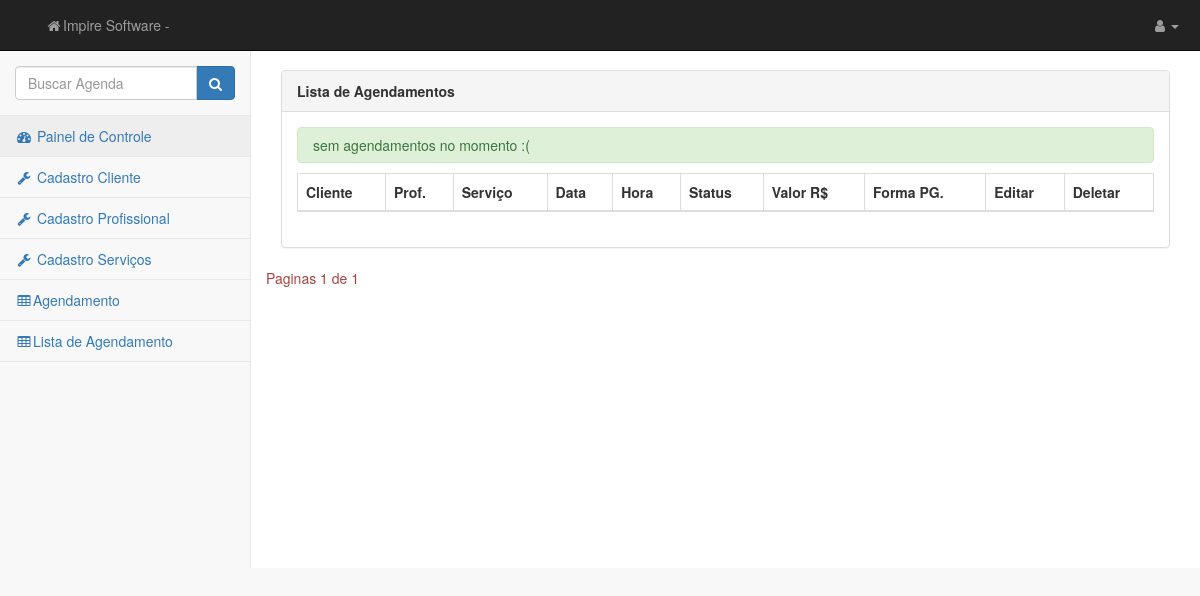
The app's page /core/lista/ (signed in), older data.
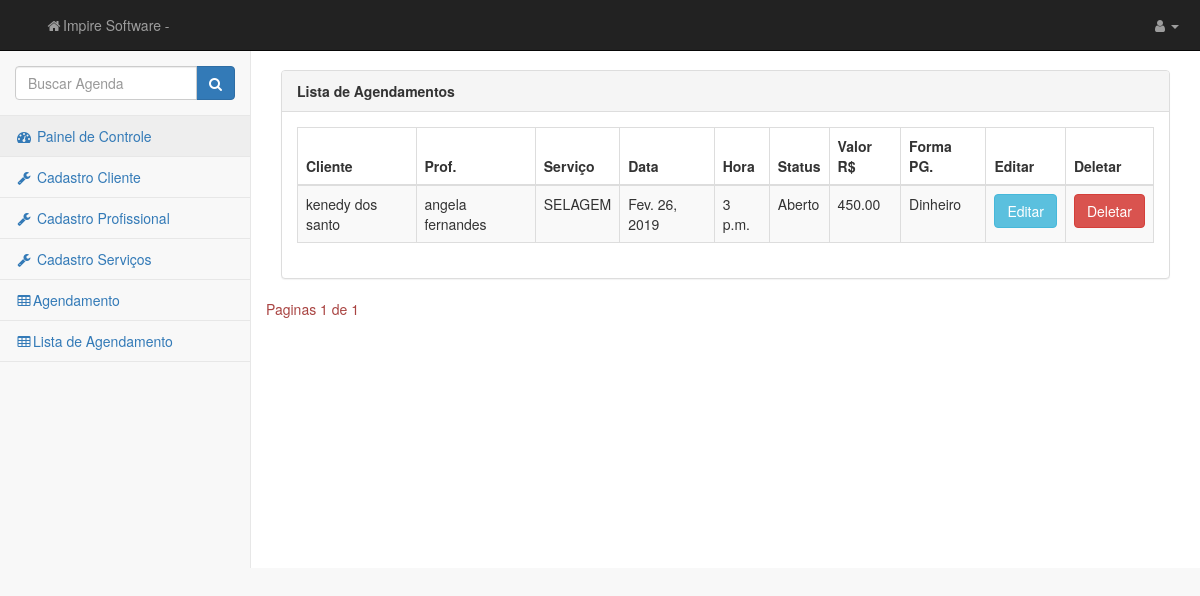
The same page, newer data.
### agenda/models.py (models this page shows, shortened)
class Agenda(models.Model):
	cliente = models.ForeignKey(Person, on_delete=models.CASCADE,null=True,blank=True)
	profissional = models.ForeignKey(Prof, on_delete=models.CASCADE,null=True,blank=True)
	servico = models.ForeignKey(Service, on_delete=models.CASCADE,null=True,blank=True)
	data = models.DateField(auto_now_add=False, null=True)
	hora = models.TimeField(auto_now_add=False, null=True)
	statu = (
		('A', 'Aberto'),
		('E', 'Andamento'),
		('F', 'Fechado'),
		)
	status = models.CharField('Status', max_length=1, choices=statu, null=True,blank=True)
	preco = models.DecimalField('Preço', max_digits=7, decimal_places=2,null=True,blank=True)
	pag = (
    	('D', 'Dinheiro'),
    	('CD', 'Cartão Debito'),
    	('CC', 'Cartão Credito'),
    	)
	pagamento = models.CharField('Pagamento', max_length=2, choices=pag, null=True,blank=True)
	class Meta:
		verbose_name_plural = 'Agenda'
		verbose_name = 'Agenda'

### cliente/models.py (models this page shows)
class Person(models.Model):
	nome = models.CharField('Nome', max_length=100,blank=True)
	cpf = models.CharField('CPF', max_length=14,blank=True)
	telefone = models.CharField('Telefone', max_length=9,blank=True)
	class Meta:
		verbose_name_plural = 'Clentes'
		verbose_name = 'Clente'
	def __str__(self):
		return "%s" % self.nome

### profissional/models.py (models this page shows)
class Prof(models.Model):
	nome = models.CharField('Profissional', max_length=100,blank=True)
	telefone = models.CharField('Telefone', max_length=9,blank=True)
	class Meta:
		verbose_name = 'Profissional'
		verbose_name_plural = 'Profissional'
	def __str__(self):
		return self.nome

class Service(models.Model):
	nome = models.CharField('Seviço', max_length=100)
	pag = (
    	('D', 'Dinheiro'),
    	('CD', 'Cartão Debito'),
    	('CC', 'Cartão Credito'),
    	)
	pagamento = models.CharField('Pagamento', max_length=2, choices=pag,blank=True)
	class Meta:
		verbose_name = 'Serviço'
		verbose_name_plural = 'Serviços'
	def __str__(self):
		return self.nome

### core/views.py (the view)
# urls.py: path('lista/', views.lista, name='lista'),
@login_required
def lista(request):
	relation = Agenda.objects.all()
	paginator = Paginator(relation,3)
	page = request.GET.get('page')
	relation = paginator.get_page(page)
	return render(request, 'core/lista.html',{'relation':relation})

### core/templates/core/lista.html (shortened to what this page needs)
{% extends "base.html" %}
{% load widget_tweaks %}
{% block body %}
<br>
<br>
 <div class="row">
 <div class="col-lg-12">
 <div class="panel panel-default">
 <div class="panel-heading">
  <strong>Lista de Agendamentos</strong>
  </div>
   <div class="panel-body">
   <div class="table-responsive">
   <table class="table table-striped table-bordered table-hover">
    <thead>
    <tr>
    <th>Cliente</th>
    <th>Prof.</th>
    <th>Serviço</th>
    <th>Data</th>
    <th>Hora</th>
    <th>Status</th>
    <th>Valor R$</th>
    <th>Forma PG.</th>
    <th>Editar</th>
    <th>Deletar</th>
    </tr>
    </thead>
    <tbody>
    {% for list in relation %}
    <tr>
    <td>{{list.cliente}}</td>
    <td>{{list.profissional}}</td>
    <td>{{list.servico}}</td>
    <td>{{list.data}}</td>
    <td>{{list.hora}}</td>
    <td>{{list.get_status_display}}</td>
    <td>{{list.preco}}</td>
    <td>{{list.get_pagamento_display}}</td>
    <td><a href="{% url 'editar' list.id %}" class="btn btn-info">Editar</a></td>
    <td><a href="{% url 'deletar' list.id %}" class="btn btn-danger">Deletar</a></td>
    </tr>
    {% empty %}
    <div class="alert success">
    <p>sem agendamentos no momento :(</p>
    </div>
    {% endfor %}
    </tbody>
    </table>
    </div>
    </div>
    </div>
    </div>
    <div class="text-danger">
    <span class="step-links">
    <span class="current">
    Paginas {{ relation.number }} de {{ relation.paginator.num_pages }}
    </span>
    </span>
    </div>
{% endblock body %}

### core/templates/base.html (shortened to what this page needs)
{% load static %}
{% load widget_tweaks %}
<!DOCTYPE html>
<html lang="en">
    <head>
        <link href="{% static 'css/bootstrap.min.css'%}" rel="stylesheet">
        <link href="{% static 'css/metisMenu.min.css'%}" rel="stylesheet">
        <link href="{% static 'css/timeline.css'%}" rel="stylesheet">
        <link href="{% static 'css/startmin.css'%}" rel="stylesheet">
        <link href="{% static 'css/morris.css'%}" rel="stylesheet">
        <link href="{% static 'css/font-awesome.min.css'%}" rel="stylesheet" type="text/css">
    </head>
    <body>
        <div id="wrapper">
            <nav class="navbar navbar-inverse navbar-fixed-top" role="navigation">
                <div class="navbar-header">
                    <a class="navbar-brand" href="/"></a>
                </div>
                <ul class="nav navbar-nav navbar-left navbar-top-links">
                    <li><a href="/"><i class="fa fa-home fa-fw"></i>Impire Software - {{data}}</a></li>
                </ul>
                    <ul class="nav navbar-nav navbar-right navbar-top-links">
                    <li class="dropdown">
                        <a class="dropdown-toggle" data-toggle="dropdown" href="#">
                            <i class="fa fa-user fa-fw"></i>{%if user.is_authenticated%}{{user.get_full_name}}{%endif%}<b class="caret"></b>
                        </a>
                            </li>
                        </ul>
                <div class="navbar-default sidebar" role="navigation">
                    <div class="sidebar-nav navbar-collapse">
                        <ul class="nav" id="side-menu">
                            <li class="sidebar-search">
                                <div class="input-group custom-search-form">
                                    <input type="text" class="form-control" placeholder="Buscar Agenda">
                                    <span class="input-group-btn">
                                        <button class="btn btn-primary" type="button">
                                            <i class="fa fa-search"></i>
                                        </button>
                                </span>
                                </div>
                            </li>
                            <li>
                                <a href="/" class="active"><i class="fa fa-dashboard fa-fw"></i> Painel de Controle</a>
                            </li>
                            <li>
                                <a href="{% url 'cliente' %}"><i class="fa fa-wrench fa-fw"></i> Cadastro Cliente</a>
                            <li>
                                <a href="{% url 'prof' %}"><i class="fa fa-wrench fa-fw"></i> Cadastro Profissional</a>
                            </li>
                            <li>
                                <a href="{% url 'service' %}"><i class="fa fa-wrench fa-fw"></i> Cadastro Serviços
                                </a>
                                <li>
                                <a href="{% url 'agenda' %}"><i class="fa fa-table fa-fw"></i>Agendamento</a>
                            </li>
                            <li>
                                <a href="{% url 'lista' %}"><i class="fa fa-table fa-fw"></i>Lista de Agendamento</a>
                              </li>
                    </div>
                </div>
            </nav>
            <div id="page-wrapper">
                <div class="container-fluid">
                    {% block body %}
                    {% endblock body %}
                </div>
            </div>
    </body>
</html>

### core/static/css/startmin.css (style rules this page uses)
body { background-color: #f8f8f8; }
#wrapper { width: 100%; }
#page-wrapper { padding-top: 30px; min-height: 568px; background-color: #fff; }
@media (min-width:768px) { #page-wrapper { position: inherit; margin-left: 250px; padding: 30px 15px 0 15px; border-left: 1px solid #e7e7e7; } }
.navbar-header { float: left; }
.navbar-left { float: left; }
.navbar-right { text-align: right; }
.navbar-top-links { margin: 0; }
.navbar-top-links li { display: inline-block; }
.navbar-top-links li:last-child { margin-right: 6px; }
.navbar-top-links li a { padding: 15px; min-height: 50px; }
.navbar-top-links>li>a { color: #999; }
.sidebar .sidebar-nav.navbar-collapse { padding-right: 0; padding-left: 0; }
.sidebar .sidebar-search { padding: 15px; }
.sidebar ul li { border-bottom: 1px solid #e7e7e7; }
.sidebar ul li a.active { background-color: #eee; }
@media (min-width:768px) { .sidebar { z-index: 1; position: absolute; width: 250px; margin-top: 51px; } }

Row changes from the older to the newer data that the page shows:
added Agenda: cliente "kenedy dos santo", profissional "angela fernandes", servico "SELAGEM", data "Fev. 26, 2019", hora "3 p.m.", status "Aberto", preco "450.00", pagamento "Dinheiro"
Text that changed along with them:
text no longer shown: "sem agendamentos no momento :("
